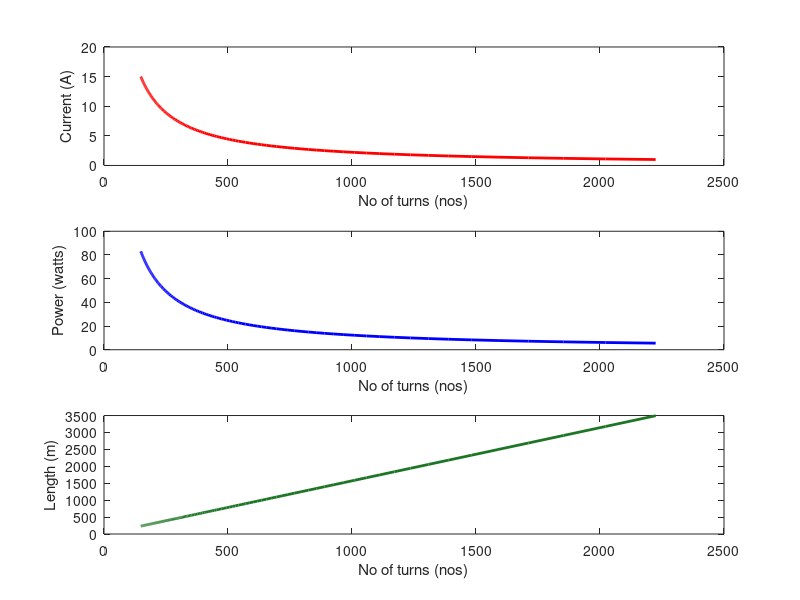
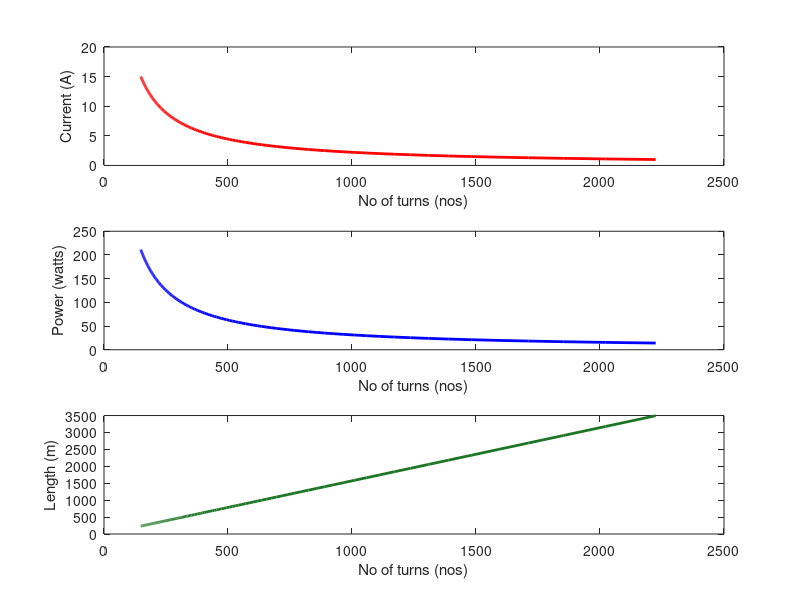
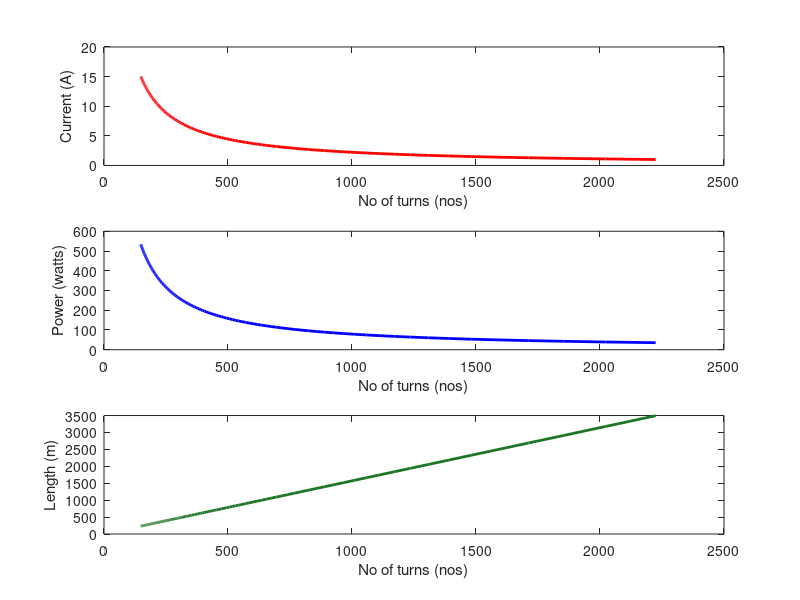
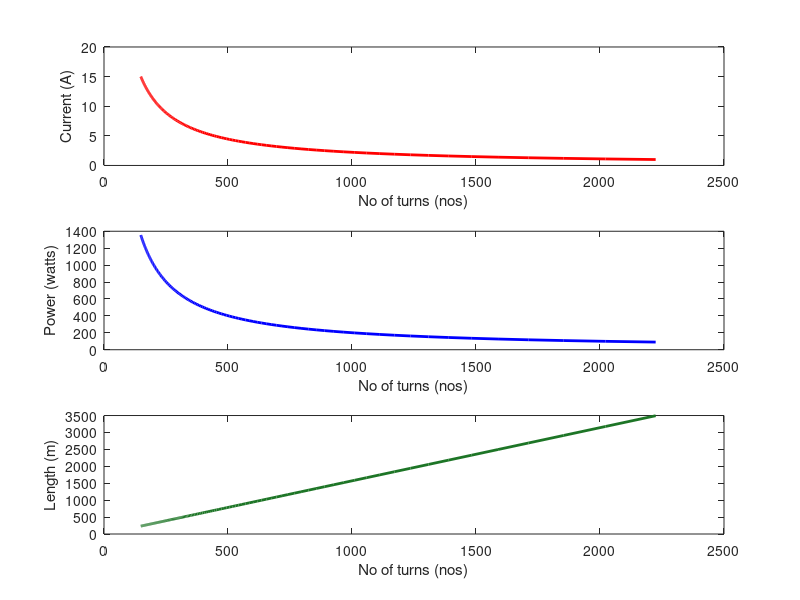

Recreate these plots in MATLAB, in order.

clear
clc
close all
 
%%To calculate the magnetic field at the centre of a helmholtz coil
 
%fid = fopen('data.txt', 'w');
%fprintf(fid,'%4s\t\t %4s\t\t %4s\t\t %4s\t\t  %4s\t\t', 'Current', 'No of turns', 'Length of wire', 'Resistance', 'Power' );                %  X-axis common time
 
%Formula B = [0.8991*(10)^(-6)*(n*I)]/R
 
%mu = 12.56e-7;
k = 0.8991e-6;      
r = 0.25;           %radius of coil in metre
B = 0.008;          %magnetic field in gauss
 
rho = 1.68e-8;      %resistivity of copper
A_wire = 2.62e-6;   %area of 13 gauge wire
n = 0;
j=1;

areaArray = [10.6 8.36 6.63 5.26 4.17 3.31 2.63 2.08 1.65 1.31 1.04 0.82 0.65 0.52];
guageArray = 7:20;
wires = cell(5,length(areaArray));


for z = 1:length(areaArray)
    
    A_wire = areaArray(z)*1e-6;
    
    for i=1:0.1:15   
      I(j)=i;                            %current
      n(j) = (B*r)/(k*I(j));             %number of turns    

      L_wire(j) = 2*pi*r*n(j);
      R(j) = (rho*L_wire(j))/(A_wire);       %resistance of wire

      P(j) = I(j)*I(j)*R(j);                 %Power required

      %fprintf(fid,'\n %4.4f \t\t %4.4f \t\t %4.4f \t\t %4.4f \t\t %4.4f\t\t', I(j), n(j), L_wire(j), R(j), P(j));      
      
      
      j=j+1;
      if j > 141
          j = 1;
      end
    end
    wires{1,z} = I;
    wires{2,z} = n;
    wires{3,z} = L_wire;
    wires{4,z} = R;
    wires{5,z} = P;
     
end
 
for i = 1:length(areaArray)
    srtr = strcat(num2str(guageArray(i)),'.txt');
    fid = fopen(srtr,'w');
    fprintf(fid,'%4s\t\t %4s\t\t %4s\t\t %4s\t\t  %4s\t\t\r\r', 'Current', 'No of turns', 'Length of wire', 'Resistance', 'Power' );
    for j = 1:length(I)
        fprintf(fid,'%4.1f \t\t %4.4f \t\t %4.4f \t\t %4.4f \t\t %4.4f\t\t\r',wires{1,i}(j),wires{2,i}(j),wires{3,i}(j),wires{4,i}(j),wires{5,i}(j));
    end
end

% figure(1)
% subplot(3,1,1)
% plot(I,n,'b','LineWidth',2.5,'MarkerSize',6);
% title (' Current vs Number of turns plot ');
% xlabel('Current(A)');
% ylabel('No.of turns');
% %ylim([480 650]);
% %xlim([0 2]);
% %set(gca,'YTick',480:50:650);
% grid;
%  
% subplot(3,1,2)
% plot(R,L_wire,'b','LineWidth',2.5,'MarkerSize',6);
% title (' Resistance vs length of wire plot ');
% xlabel('Resistance(ohm)');
% ylabel('Length of wire(m)');
% %ylim([480 650]);
% %xlim([0 2]);
% %set(gca,'YTick',480:50:650);
% grid;
%  
% subplot(3,1,3)
% plot(P,R,'b','LineWidth',2.5,'MarkerSize',6);
% title (' Power vs Resistance of wire ');
% xlabel('Power(watt)');
% ylabel('Resistance(ohm)');
% %ylim([480 650]);
% %xlim([0 2]);
% %set(gca,'YTick',480:50:650);
% grid;
%  
%  
% %figure(1);
% %plot(I,n);

wht2plot = 1:4:length(guageArray);
for i = wht2plot
    
    srtr = strcat(num2str(guageArray(i)),' guage wire');
    sid = figure('Name',srtr,'NumberTitle','off');
    
    subplot(3,1,1);
    title('Current V No of turns');
    plot(wires{2,i},wires{1,i},'r','LineWidth',2);
    xlabel('No of turns (nos)');
    ylabel('Current (A)');
    
    subplot(3,1,2);
    title('Power V No of turns');
    plot(wires{2,i},wires{5,i},'b','LineWidth',2);
    xlabel('No of turns (nos)');
    ylabel('Power (watts)');
    
    subplot(3,1,3);
    title('Length V No of turns');
    plot(wires{2,i},wires{3,i},'Color','#1d7526','LineWidth',2);
    xlabel('No of turns (nos)');
    ylabel('Length (m)');
    
    hold on
    
end

disp('simulation complete')
